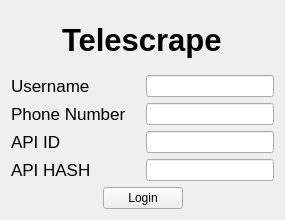
<?xml version="1.0" encoding="UTF-8"?>
<ui version="4.0">
 <class>BaseWidget</class>
 <widget class="QWidget" name="BaseWidget">
  <property name="geometry">
   <rect>
    <x>0</x>
    <y>0</y>
    <width>285</width>
    <height>220</height>
   </rect>
  </property>
  <property name="windowTitle">
   <string>Form</string>
  </property>
  <layout class="QVBoxLayout" name="verticalLayout_2">
   <item>
    <layout class="QVBoxLayout" name="verticalLayout_3">
     <item alignment="Qt::AlignHCenter">
      <widget class="QLabel" name="label_5">
       <property name="font">
        <font>
         <pointsize>23</pointsize>
         <bold>true</bold>
        </font>
       </property>
       <property name="text">
        <string>Telescrape</string>
       </property>
      </widget>
     </item>
    </layout>
   </item>
   <item>
    <layout class="QVBoxLayout" name="verticalLayout">
     <item>
      <layout class="QHBoxLayout" name="horizontalLayout">
       <item>
        <widget class="QLabel" name="label">
         <property name="sizePolicy">
          <sizepolicy hsizetype="Expanding" vsizetype="Preferred">
           <horstretch>0</horstretch>
           <verstretch>0</verstretch>
          </sizepolicy>
         </property>
         <property name="font">
          <font>
           <pointsize>13</pointsize>
          </font>
         </property>
         <property name="text">
          <string>Username</string>
         </property>
        </widget>
       </item>
       <item>
        <widget class="QLineEdit" name="line_edit_username"/>
       </item>
      </layout>
     </item>
     <item>
      <layout class="QHBoxLayout" name="horizontalLayout_2">
       <item>
        <widget class="QLabel" name="label_2">
         <property name="sizePolicy">
          <sizepolicy hsizetype="Expanding" vsizetype="Preferred">
           <horstretch>0</horstretch>
           <verstretch>0</verstretch>
          </sizepolicy>
         </property>
         <property name="font">
          <font>
           <pointsize>13</pointsize>
          </font>
         </property>
         <property name="text">
          <string>Phone Number</string>
         </property>
        </widget>
       </item>
       <item>
        <widget class="QLineEdit" name="line_edit_phone_number"/>
       </item>
      </layout>
     </item>
     <item>
      <layout class="QHBoxLayout" name="horizontalLayout_3">
       <item>
        <widget class="QLabel" name="label_3">
         <property name="sizePolicy">
          <sizepolicy hsizetype="Expanding" vsizetype="Preferred">
           <horstretch>0</horstretch>
           <verstretch>0</verstretch>
          </sizepolicy>
         </property>
         <property name="font">
          <font>
           <pointsize>13</pointsize>
          </font>
         </property>
         <property name="text">
          <string>API ID</string>
         </property>
        </widget>
       </item>
       <item>
        <widget class="QLineEdit" name="line_edit_api_id"/>
       </item>
      </layout>
     </item>
     <item>
      <layout class="QHBoxLayout" name="horizontalLayout_4">
       <item>
        <widget class="QLabel" name="label_4">
         <property name="sizePolicy">
          <sizepolicy hsizetype="Expanding" vsizetype="Preferred">
           <horstretch>0</horstretch>
           <verstretch>0</verstretch>
          </sizepolicy>
         </property>
         <property name="font">
          <font>
           <pointsize>13</pointsize>
          </font>
         </property>
         <property name="text">
          <string>API HASH</string>
         </property>
        </widget>
       </item>
       <item>
        <widget class="QLineEdit" name="line_edit_api_hash"/>
       </item>
      </layout>
     </item>
    </layout>
   </item>
   <item>
    <layout class="QHBoxLayout" name="horizontalLayout_5">
     <item>
      <spacer name="horizontalSpacer">
       <property name="orientation">
        <enum>Qt::Horizontal</enum>
       </property>
       <property name="sizeHint" stdset="0">
        <size>
         <width>40</width>
         <height>20</height>
        </size>
       </property>
      </spacer>
     </item>
     <item alignment="Qt::AlignHCenter">
      <widget class="LoginButton" name="login_button">
       <property name="sizePolicy">
        <sizepolicy hsizetype="Fixed" vsizetype="Fixed">
         <horstretch>0</horstretch>
         <verstretch>0</verstretch>
        </sizepolicy>
       </property>
       <property name="text">
        <string>Login</string>
       </property>
      </widget>
     </item>
     <item>
      <spacer name="horizontalSpacer_2">
       <property name="orientation">
        <enum>Qt::Horizontal</enum>
       </property>
       <property name="sizeHint" stdset="0">
        <size>
         <width>40</width>
         <height>20</height>
        </size>
       </property>
      </spacer>
     </item>
    </layout>
   </item>
  </layout>
 </widget>
 <customwidgets>
  <customwidget>
   <class>LoginButton</class>
   <extends>QPushButton</extends>
   <header>src.gui.main_window.button_login</header>
  </customwidget>
 </customwidgets>
 <resources/>
 <connections/>
</ui>
